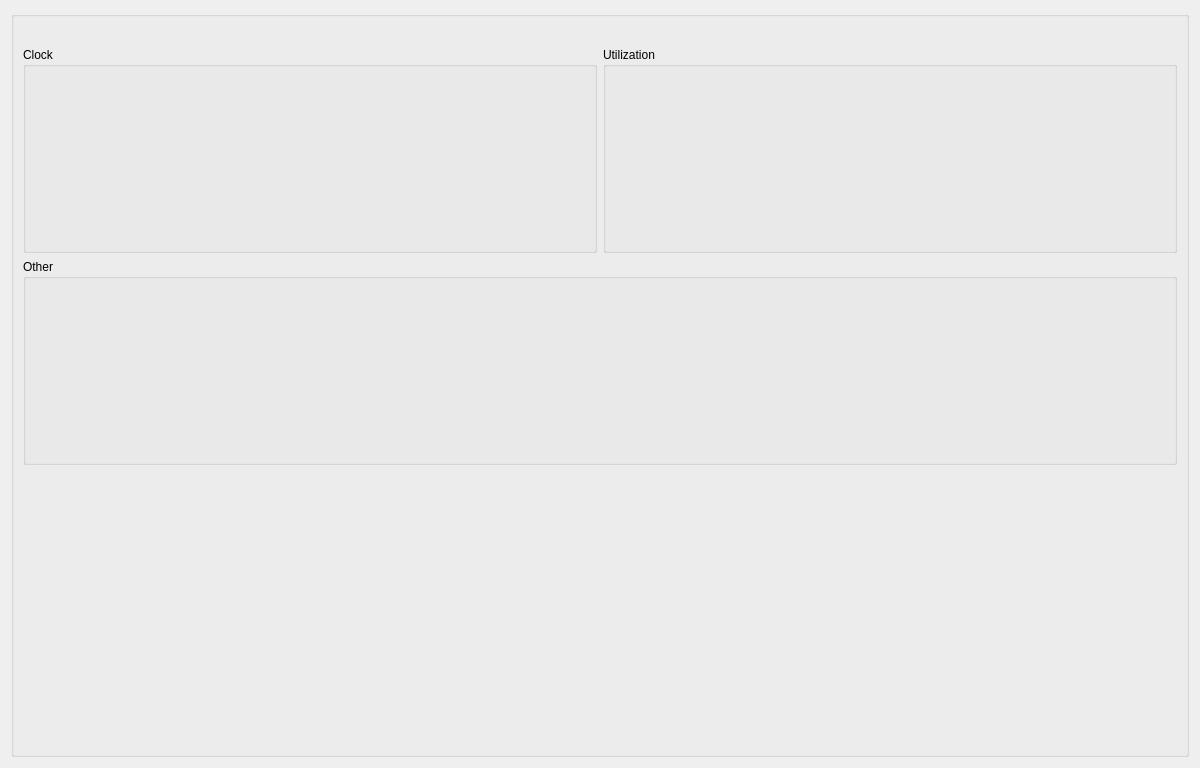
<?xml version="1.0" encoding="UTF-8"?>
<ui version="4.0">
 <class>GPUDetails</class>
 <widget class="QWidget" name="GPUDetails">
  <property name="geometry">
   <rect>
    <x>0</x>
    <y>0</y>
    <width>1200</width>
    <height>768</height>
   </rect>
  </property>
  <property name="minimumSize">
   <size>
    <width>1200</width>
    <height>768</height>
   </size>
  </property>
  <property name="maximumSize">
   <size>
    <width>16777215</width>
    <height>16777215</height>
   </size>
  </property>
  <property name="windowTitle">
   <string>GPU Details</string>
  </property>
  <property name="windowIcon">
   <iconset resource="Resources.qrc">
    <normaloff>:/images/icons/LenovoLegionIco.png</normaloff>:/images/icons/LenovoLegionIco.png</iconset>
  </property>
  <layout class="QVBoxLayout" name="verticalLayout_2" stretch="95">
   <item>
    <widget class="QGroupBox" name="groupBox_GPUDetails">
     <property name="title">
      <string/>
     </property>
     <layout class="QVBoxLayout" name="verticalLayout" stretch="30,30,40">
      <property name="topMargin">
       <number>30</number>
      </property>
      <item>
       <layout class="QHBoxLayout" name="horizontalLayout_GPUDetailsUtClock">
        <item>
         <widget class="QGroupBox" name="groupBox_GPUDetailsClock">
          <property name="title">
           <string>Clock</string>
          </property>
          <layout class="QHBoxLayout" name="horizontalLayout_3">
           <property name="topMargin">
            <number>30</number>
           </property>
           <item>
            <widget class="LenovoLegionGui::HWMonitor" name="widget_GPUDetailsGraphicsClock" native="true"/>
           </item>
           <item>
            <widget class="LenovoLegionGui::HWMonitor" name="widget_GPUDetailsMemoryClock" native="true"/>
           </item>
           <item>
            <widget class="LenovoLegionGui::HWMonitor" name="widget_GPUDetailsSMClock" native="true"/>
           </item>
          </layout>
         </widget>
        </item>
        <item>
         <widget class="QGroupBox" name="groupBox_GPUDetailsUtilization">
          <property name="title">
           <string>Utilization</string>
          </property>
          <layout class="QHBoxLayout" name="horizontalLayout_2">
           <property name="topMargin">
            <number>30</number>
           </property>
           <item>
            <widget class="LenovoLegionGui::HWMonitor" name="widget_GPUDetailsGPUUtilization" native="true"/>
           </item>
           <item>
            <widget class="LenovoLegionGui::HWMonitor" name="widget_GPUDetailsMemoryUtilization" native="true"/>
           </item>
           <item>
            <widget class="LenovoLegionGui::HWMonitor" name="widget_GPUDetailsMemoryUsed" native="true"/>
           </item>
          </layout>
         </widget>
        </item>
       </layout>
      </item>
      <item>
       <widget class="QGroupBox" name="groupBox_GPUDetailsOther">
        <property name="title">
         <string>Other</string>
        </property>
        <layout class="QHBoxLayout" name="horizontalLayout">
         <property name="topMargin">
          <number>30</number>
         </property>
         <item>
          <widget class="LenovoLegionGui::HWMonitor" name="widget_GPUDetailsTemperature" native="true"/>
         </item>
         <item>
          <widget class="LenovoLegionGui::HWMonitor" name="widget_GPUDetailsPower" native="true"/>
         </item>
         <item>
          <widget class="LenovoLegionGui::HWMonitor" name="widget_GPUDetailsPCIERX" native="true"/>
         </item>
         <item>
          <widget class="LenovoLegionGui::HWMonitor" name="widget_GPUDetailsPCIETX" native="true"/>
         </item>
        </layout>
       </widget>
      </item>
      <item>
       <widget class="QLabel" name="label_GPUDetailsSummarBody">
        <property name="text">
         <string/>
        </property>
        <property name="alignment">
         <set>Qt::AlignmentFlag::AlignLeading|Qt::AlignmentFlag::AlignLeft|Qt::AlignmentFlag::AlignTop</set>
        </property>
       </widget>
      </item>
     </layout>
    </widget>
   </item>
  </layout>
 </widget>
 <customwidgets>
  <customwidget>
   <class>LenovoLegionGui::HWMonitor</class>
   <extends>QWidget</extends>
   <header location="global">HWMonitor.h</header>
   <container>1</container>
  </customwidget>
 </customwidgets>
 <resources>
  <include location="Resources.qrc"/>
 </resources>
 <connections/>
</ui>
